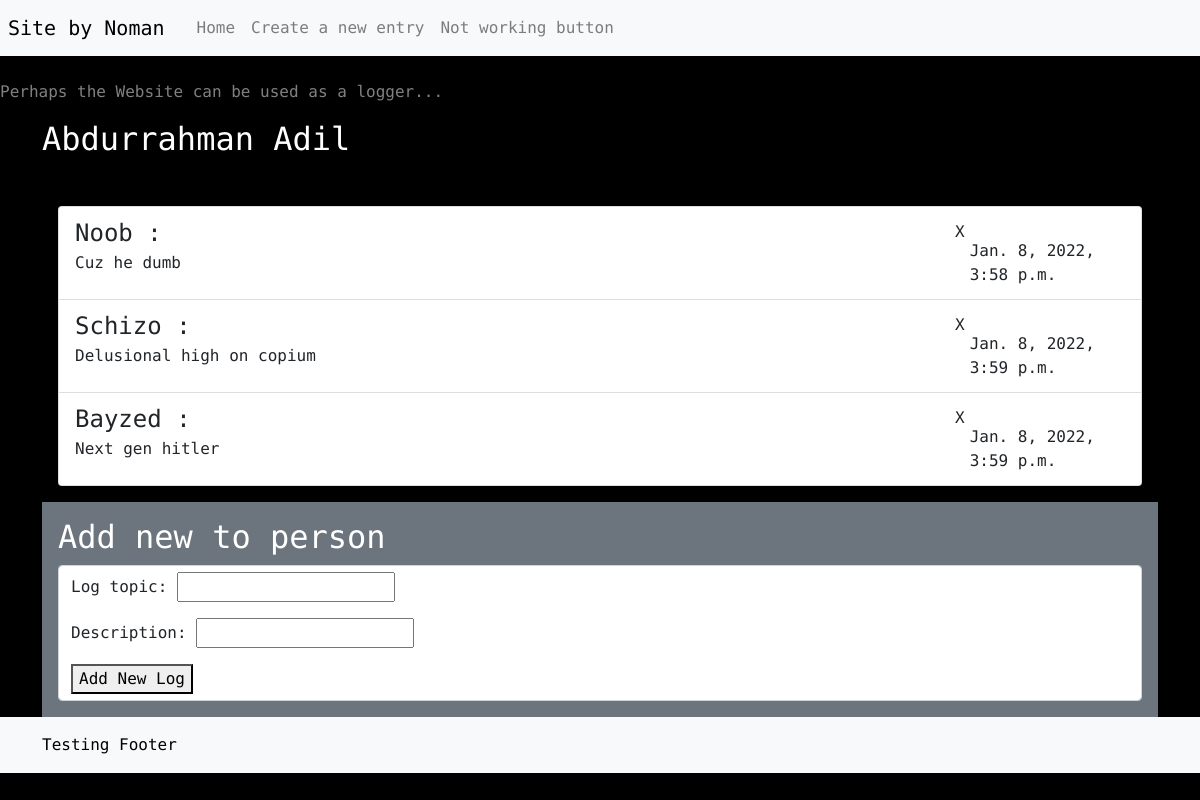
Page /list/20 on the earlier database version.
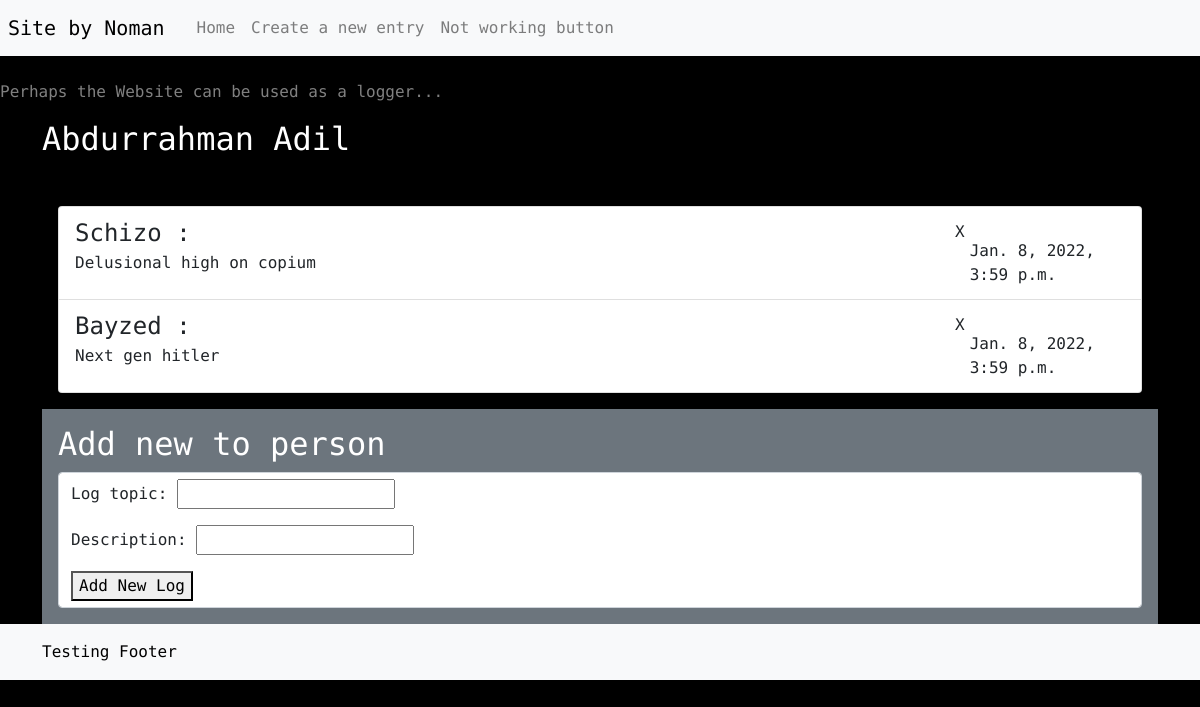
Same page on the later database version.
### main/models.py (models this page shows, shortened)
class FavoriteSubject(models.Model):
    person = models.ForeignKey(Person, on_delete=models.CASCADE)
    subject = models.CharField(max_length=40)
    reason = models.CharField(max_length=300)
    date_created = models.DateTimeField(default=datetime.datetime.now)

### main/views.py (the view)
# urls.py: path("list/<int:id>", views.list,name="list"), path("create/", views.create,name="create"),
def list(request,id):
    ls = Person.objects.get(id=id)
    if(request.method == "POST" and "save" in request.POST):
        form = AddSubjectToPerson(request.POST)
        if (form.is_valid()):
            sub = form.cleaned_data["subject"]
            reason = form.cleaned_data["reason"]
            ls.favoritesubject_set.create(subject=sub,reason=reason)
            ls.save()
    else:
        form = AddSubjectToPerson()
    response = render(request,"main/list.html",{"ls":ls,"form":form})
    return response

### main/forms.py
class AddSubjectToPerson(forms.Form):
    subject = forms.CharField(label="Log topic",max_length=30)
    reason = forms.CharField(label="Description",max_length=200)

### main/models.py (called while the page is built)
    def __str__(self):
        return self.first_name + " " + self.last_name

### main/templates/main/list.html (shortened to what this page needs)
{% extends 'main/base.html'%}
{% block mainBody %}
<h2>{{ls}}</h2><br>
<ul class="list-group m-3">
    {%for item in ls.favoritesubject_set.all%}
    <li class="list-group-item d-inline-flex justify-content-between container">
        <p class="gx-3 col-8"><span class="fs-4 ">{{item.subject}} :</span> <br> {{item.reason}}</p>
        <p class="text-dark-50 col-2 float-end fs-6">
        <form method="post">{%csrf_token%}<button type="input" name="deletor" class="btn btn-primary-s p-1" formaction="/list/{{ls.id}}/delete/{{item.id}}" id="{{item.id}}">X</button></form><br>{{item.date_created}}</p>
    </li>
    {%endfor%}
</ul>
<div class="container bg-secondary p-3">
    <h2 class="text-white:">Add new to person</h2>
    <form method="post" action="#" class="form-control form-md-inline bg-secondary-50">
        {{form.as_p}}
        <button type="submit" name="save">Add New Log</button>
    </form>
</div>
{% endblock%}

Differences in the rows shown:
removed FavoriteSubject: subject "Noob", reason "Cuz he dumb", date_created "Jan. 8, 2022, 3:58 p.m."
